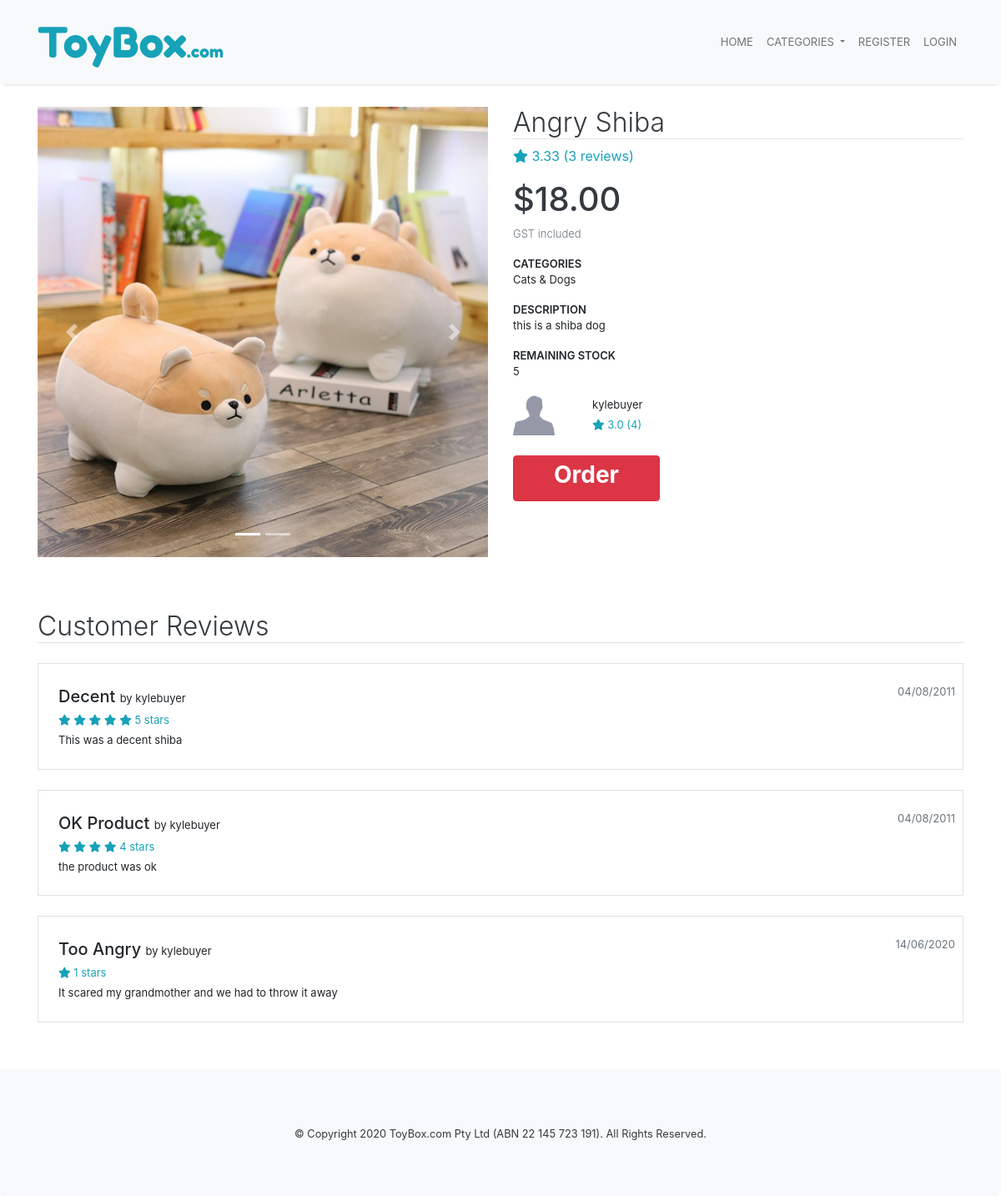
Before: /product/1 with the older database file.
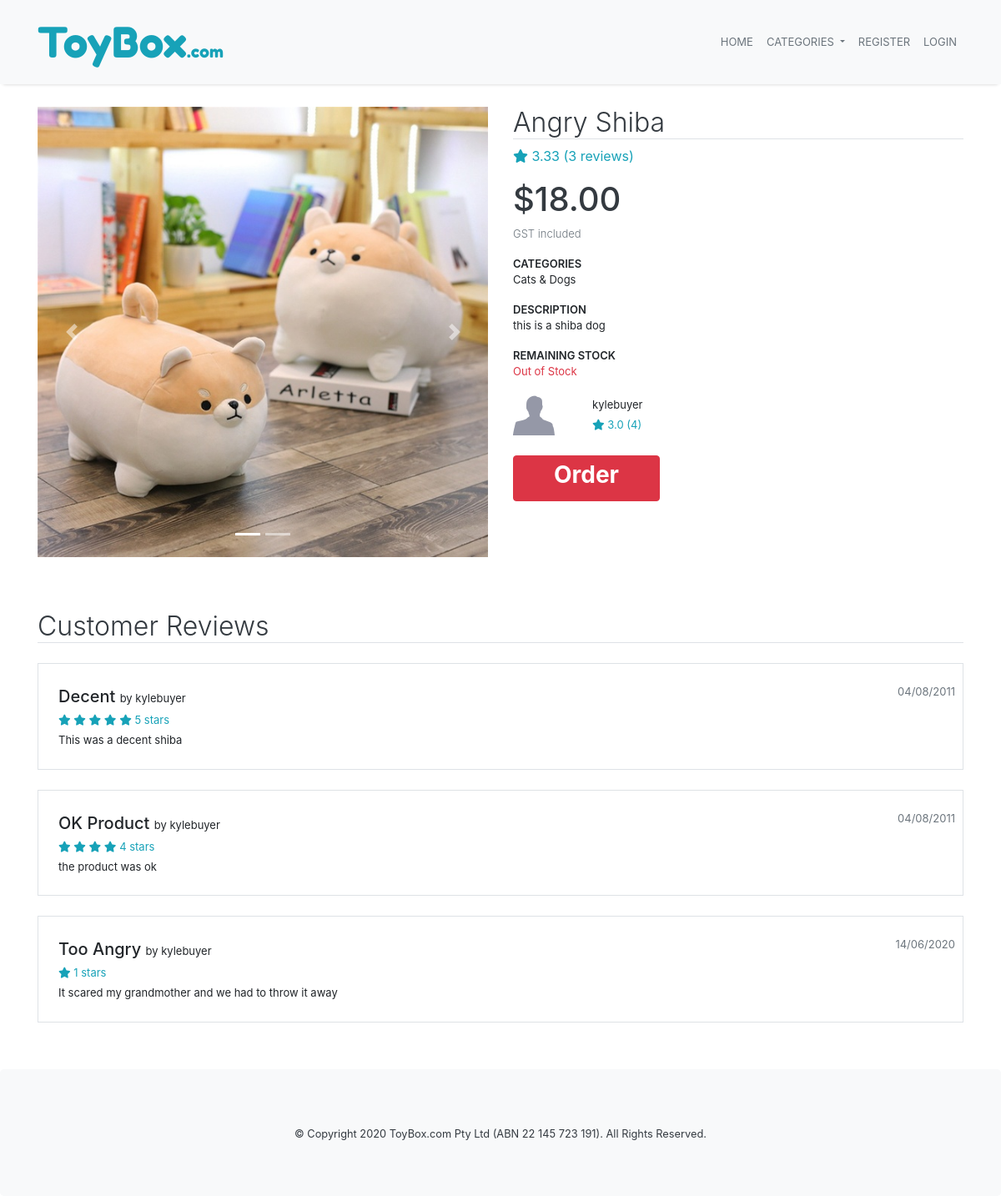
After: the same page with the newer database file.
### marketplace/models.py (models this page shows, shortened)
class Product(db.Model):
    __tablename__='products'
    id = db.Column(db.Integer, primary_key=True)
    name = db.Column(db.String(100), nullable=False)
    description = db.Column(db.String(500))
    current_stock = db.Column(db.Integer, nullable=False)
    monthly_stock = db.Column(db.Integer, nullable=False)
    price = db.Column(db.Numeric, nullable=False)
    category = db.Column(db.String(50), nullable=False)
    created = db.Column(db.DateTime, default=datetime.now(), nullable=False)
    image_one = db.Column(db.String(400))
    image_two = db.Column(db.String(400))
    image_three = db.Column(db.String(400))
    seller_id = db.Column(db.Integer, db.ForeignKey('users.id'))
    comments = db.relationship('Comment', backref='product') #comments on product

### marketplace/products.py (the view)
@bp.route('/<id>', methods=['GET', 'POST'])
def view(id):
    product = Product.query.filter_by(id=id).first()
    if (not product): #if product doesnt exist then 404
        return render_template('404.html')
    roundedPrice = round(product.price, 2)
    rating = 0
    i = 0
    for comment in product.comments:
        rating += comment.rating
        i += 1
    if i > 0:
        rating = round(rating/i, 2)
    else:
        rating = 'N/A'
    seller = User.query.filter_by(id=product.seller_id).first()
    sellerRating = 0
    j = 0
    for prod in seller.products:
        for com in prod.comments:
            sellerRating += com.rating
            j += 1
    if j > 0:
        sellerRating = round(sellerRating/j, 2)
    else:
        sellerRating = 'N/A'
    comments = db.session.query(Comment, User).filter_by(product_id=id).outerjoin(User, Comment.user_id == User.id).all()
    form = ReviewForm()
    if(form.validate_on_submit()):
        f_text = form.text.data
        f_rating = form.rating.data
        f_title = form.title.data
        new_comment = Comment (
            text = f_text,
            rating = f_rating,
            title = f_title,
            user_id = current_user.id,
            product_id = id
        )
        db.session.add(new_comment)
        db.session.commit()
        return redirect(url_for('product.view', id=id))
    else:
        for field, errors in form.errors.items():
            for error in errors:
                flash(u"%s: %s" % (getattr(form, field).label.text.title(), error), 'error')
    return render_template('product.html', product=product, roundedPrice = roundedPrice, rating=rating, reviewCount=i, seller=seller, sellerRating=sellerRating, sellerReviewCount=j, comments=comments, form=form)

### marketplace/templates/product.html (shortened to what the changed rows need)
{% extends 'base.html' %}
{% block content %}
<div class="container">
    <div class="row content-container mb-5">
        <div class="col-md-6">
            <div id="carouselExampleIndicators" class="carousel slide mb-3" data-ride="carousel">
                <div class="carousel-inner">
                    <div class="carousel-item active">
                        <img class="d-block w-100" src="..{{ product.image_one }}" alt="First slide">
                    </div>
                </div>
            </div>
        </div>
        <div class="col-md-6">
            <h2 class="text-dark font-weight-light border-bottom">{{ product.name }}</h2>
            <div class="text-info">
                <i class="fas fa-star"></i> {{ rating }} ({{ reviewCount }} reviews)
            </div>
            <h1 class="text-dark mt-3">${{ roundedPrice }}</h1>
            <div class="small-font form-head text-muted font-weight-light">GST included</div>
            <div class="small-font form-head mt-3">CATEGORIES</div>
            <p class="small-font">{{ product.category }}</p>
            <div class="small-font form-head mt-3">DESCRIPTION</div>
            <p class="small-font">{{ product.description }}</p>
            <div class="small-font form-head mt-3">REMAINING STOCK</div>
            {% if product.current_stock > 0 %}
                <p class="small-font">{{ product.current_stock }}</p>
            {% else%}
                <p class="small-font text-danger">Out of Stock</p>
            {% endif %}
            <div class="row mt-2">
                <div class="col-2">
                </div>
                <div class="col">
                </div>
            </div>
            {% if product.current_stock > 0 %}
                {% if current_user.seller == False %}
                    <a class="btn btn-info mt-4 pl-5 pr-5" href="{{ url_for('order.order', id=product.id) }}">
                        <h3 class="font-weight-bold">Order</h3>
                    </a>
                {% else %}
                    <a class="btn btn-danger btn-info mt-4 pl-5 pr-5" data-toggle="OOS-tooltip" data-placement="right" title="You must be logged in as a buyer to purchase products!" disabled>
                        <h3 style="color:white;" class="font-weight-bold">Order</h3>
                    </a>
                {% endif %}
            {% else %}
                <a class="btn btn-danger btn-info mt-4 pl-5 pr-5" data-toggle="OOS-tooltip" data-placement="right" title="Unfortunately, I am Out of Stock for this month. Check in on me later!" disabled>
                    <h3 style="color:white;" class="font-weight-bold">Order</h3>
                </a>
            {% endif %}
        </div>
    </div>
    <h2 class="text-dark font-weight-light border-bottom">Customer Reviews</h2>
</div>
{% endblock %}

Changed rows visible on the page:
changed Product "Angry Shiba": current_stock "5" → (not shown)
Other visible differences:
text now shown: "Out of Stock"
